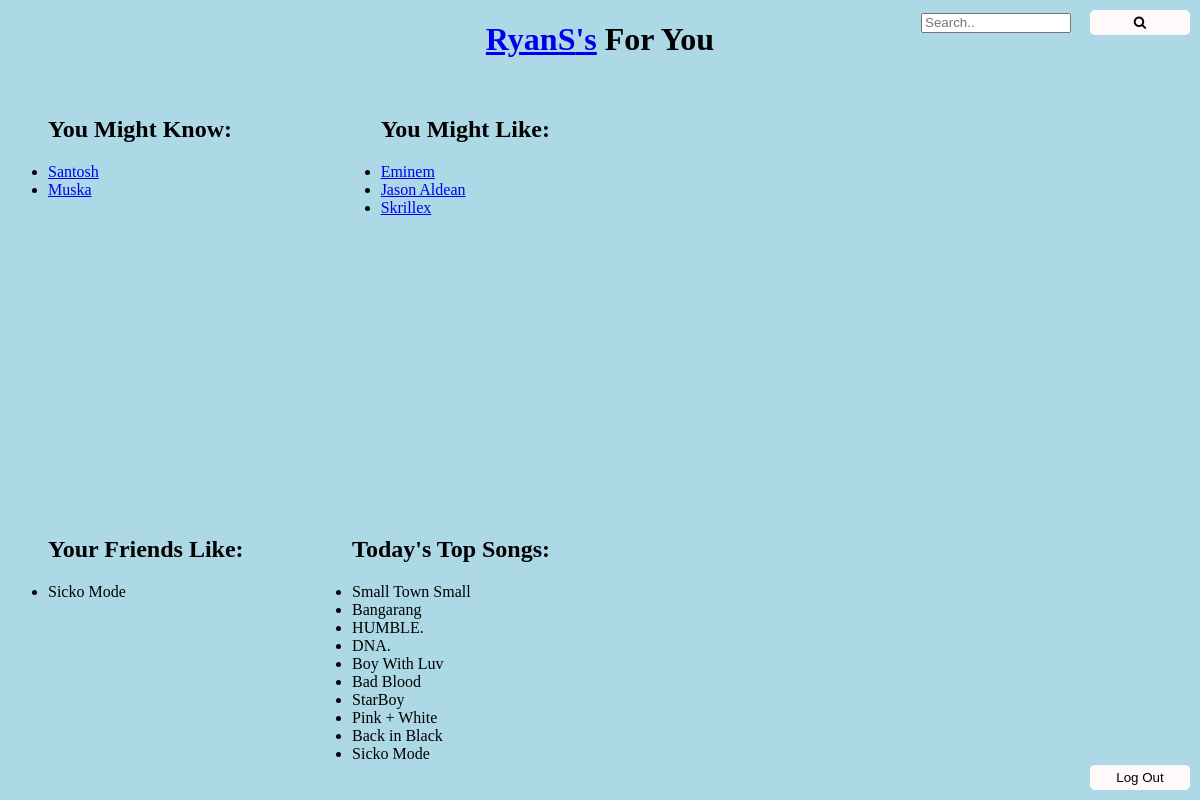
The page /home (signed in) on the database its author committed.
### runner.py (models this page shows, shortened)
class Users(UserMixin, db.Model):
    __tablename__ = "Users"
    id = db.Column(db.Integer, primary_key = True)
    username = db.Column(db.String, nullable = False)
    password = db.Column(db.String, nullable = False)

class Artists(db.Model):
    __tablename__ = "Artists"
    id = db.Column(db.Integer, primary_key = True)
    name = db.Column(db.String, nullable = False)

class Songs(db.Model):
    __tablename__ = "Songs"
    id = db.Column(db.Integer, primary_key = True)
    name = db.Column(db.String, nullable = False)
    albumkey = db.Column(db.Integer)
    genrekey = db.Column(db.Integer, nullable = False)
    artistkey = db.Column(db.Integer, nullable = False)

### runner.py (the view, shortened to what this page needs)
@app.route("/home", methods = ["GET", "POST"])
@login_required
def home():
    if request.method == "GET":
        res = db.session.execute("""
        select username
        from Users, Followers
        where id = followed
            and id != :key
            and user in (
                select followed
                from Followers
                where user = :key
            )
            and followed not in (
                select followed
                from Followers
                where user = :key
            )
        group by id
        order by count(*) desc
        limit 5;""", {"key" : current_user.id})
        accounts = []
        for row in res:
            accounts.append(row[0])
        res = db.session.execute("""
        select Artists.name
        from Artists, Songs, Genres
        where Artists.id = Songs.artistkey
            and Songs.genrekey = Genres.id
            and Genres.id in (
                select Genres.id
                from PlaylistsSongs, Songs, Genres, Playlists, Users
                where Users.id = :key
                    and songkey = Songs.id
                    and Songs.genrekey = Genres.id
                    and playlistkey = Playlists.id
                    and Playlists.userkey = Users.id
            )
            and Artists.id not in (
                select artistkey
                from FollowersArtists
                where userkey = :key
            )
        group by Artists.name, Genres.name
        order by count(*) desc
        limit 5;""",{"key" : current_user.id} )
        artists = []
        for row in res:
            artists.append(row[0])
        res = db.session.execute("""
        select Songs.name
        from Songs, PlaylistsSongs, Playlists
        where Playlists.public = 1
            and Playlists.userkey != :key
            and Playlists.id = playlistkey
            and Songs.id = songkey
            and Playlists.userkey in (
                select followed
                from Followers
                where user = :key
                )
            group by Songs.name
            order by count(*) desc
            limit 5;""", {"key" : current_user.id})
        followerRecs = []
        for row in res:
            followerRecs.append(row[0])
        res = db.session.execute("""
        select name, count(*) as TimesAdded
        from Songs, PlaylistsSongs
        where Songs.id = songkey
        group by songkey
        order by TimesAdded desc
        limit 10;
        """)
        topSongs = []
        for row in res:
            topSongs.append(row[0])
        return render_template("home.html", user = current_user, followers = accounts, artists = artists, followerRecs = followerRecs,
                                topSongs = topSongs)

### runner.py (called while the page is built)
@login_manager.user_loader
def load_user(user_id):
    return Users.query.filter_by(id = user_id).first()

### templates/home.html (shortened to what this page needs)
<!DOCTYPE html>
<html lang = 'en'>
    <head>
        <link href="../static/stylesheet.css" rel="stylesheet">
    </head>
    <body>
        <h1 class="center"><a href = "/user/{{user.username}}">{{user.username}}'s</a> For You</h1>
        <ul class = "upperLeft" type = "disc">
            <h2 class = "center">You Might Know: </h2>
            {% if not followers %}
                <li>No suggested followers :(</li>
            {% else %}
                {% for row in followers %}
                    <li><a href = "/user/{{row}}">{{row}}</a></li>
                {% endfor %}
            {% endif %}
        </ul>
        <ul class = "upperRight" type = "disc">
            <h2 class = "center">You Might Like: </h2>
            {% if not artists %}
                <li>No suggested artists :(</li>
            {% else %}
                {% for row in artists %}
                    <li><a href = "/artist/{{row}}">{{row}}</a></li>
                {% endfor %}
            {% endif %}
        </ul>
        <ul class = "bottomLeft" type = "disc">
            <h2 class = "center">Your Friends Like: </h2>
            {% if not followerRecs %}
                <li>No songs :(</li>
            {% else %}
                {% for row in followerRecs %}
                    <li>{{row}}</li>
                {% endfor %}
            {% endif %}
        </ul>
        <ul class = "bottomRight" type = "disc">
            <h2 class = "center">Today's Top Songs: </h2>
            {% if not topSongs %}
                <li>No songs :(</li>
            {% else %}
                {% for song in topSongs %}
                    <li>{{song}}</li>
                {% endfor %}
            {% endif %}
        </ul>
        <link rel="stylesheet" href="https://cdnjs.cloudflare.com/ajax/libs/font-awesome/4.7.0/css/font-awesome.min.css">
        <form class="search">
        <input type="text" id = "searchBar" placeholder="Search.." name="search">
        <button type="button" id = "searchButton" onclick="searching()"><i class="fa fa-search"></i></button>
        </form>
        <button type="button" class="exit" id="logout" onclick="logout()">Log Out</button>
    </body>
</html>

### static/stylesheet.css (style rules this page uses)
body { background-color: lightblue; }
button { width: 100px; padding: 5px 5px; border-radius: 5px; border: none; margin: 10px; background-color: snow; }
input { width: 150px; height: 20px; margin: 5px; }
.center { text-align: center; }
* { box-sizing: border-box; }
.search { position: absolute; right: 0px; top: 0px; }
.upperLeft { position: absolute; }
.upperRight { position: absolute; top: 100; right: 650px; }
.bottomLeft { position: absolute; top: 500px; }
.bottomRight { position: absolute; right: 650px; top: 500px; }
.exit { position: absolute; right: 0px; bottom: 0px; }

### rows shown on the page
Users: username "RyanS"
Users: username "Santosh"
Users: username "Muska"
Artists: name "Eminem"
Artists: name "Jason Aldean"
Artists: name "Skrillex"
Songs: name "Sicko Mode"
Songs: name "Small Town Small"
Songs: name "Bangarang"
Songs: name "HUMBLE."
Songs: name "DNA."
Songs: name "Boy With Luv"
Songs: name "Bad Blood"
Songs: name "StarBoy"
Songs: name "Pink + White"
Songs: name "Back in Black"
